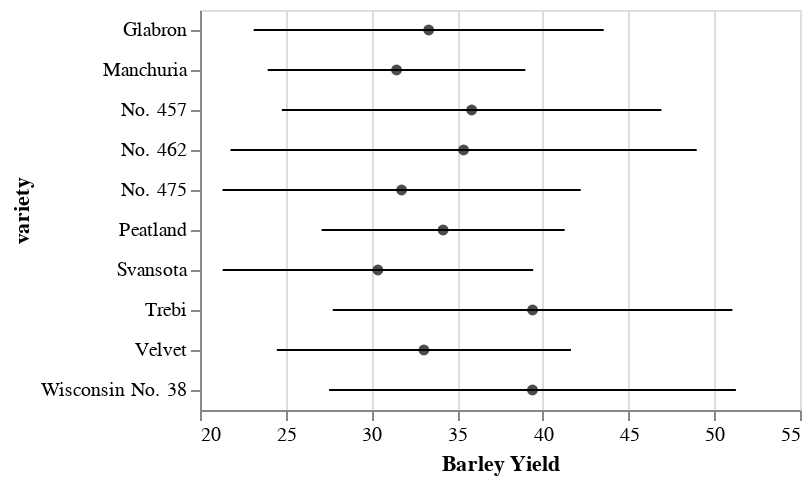

The code cell stored with this chart in its notebook:
### Markdown cell above
#### Error Bars showing Standard Deviation

### Code cell
dataset("barley") |> vl"""
{
  "$schema": "https://vega.github.io/schema/vega-lite/v2.json",
  "transform": [
    {
      "aggregate": [
        {"op": "mean", "field": "yield", "as": "mean"},
        {"op": "stdev", "field": "yield", "as": "stdev"}
      ],
      "groupby": ["variety"]
    },
    {
      "calculate": "datum.mean-datum.stdev",
      "as": "lower"
    },
    {
      "calculate": "datum.mean+datum.stdev",
      "as": "upper"
    }
  ],
  "layer": [{
    "mark": {"type": "point", "filled": true},
    "encoding": {
      "x": {
        "field": "mean", "type": "quantitative",
        "scale": {"zero": false},
        "axis": {"title": "Barley Yield"}
      },
      "y": {"field": "variety", "type": "ordinal"},
      "color": {"value": "black"}
    }
  }, {
    "mark": "rule",
    "encoding": {
      "x": {"field": "upper", "type": "quantitative"},
      "x2": {"field": "lower", "type": "quantitative"},
      "y": {"field": "variety", "type": "ordinal"}
    }
  }]
}
"""

### Figure 1 — Vega-Lite specification as saved in the notebook (floating-point values rounded to 4 significant figures)
{"$schema": "https://vega.github.io/schema/vega-lite/v2.json", "data": {"values": [{"site": "University Farm", "variety": "Manchuria", "year": 1931, "yield": 27}, {"site": "Waseca", "variety": "Manchuria", "year": 1931, "yield": 48.87}, {"site": "Morris", "variety": "Manchuria", "year": 1931, "yield": 27.43}, {"site": "Crookston", "variety": "Manchuria", "year": 1931, "yield": 39.93}, {"site": "Grand Rapids", "variety": "Manchuria", "year": 1931, "yield": 32.97}, {"site": "Duluth", "variety": "Manchuria", "year": 1931, "yield": 28.97}, {"site": "University Farm", "variety": "Glabron", "year": 1931, "yield": 43.07}, {"site": "Waseca", "variety": "Glabron", "year": 1931, "yield": 55.2}, {"site": "Morris", "variety": "Glabron", "year": 1931, "yield": 28.77}, {"site": "Crookston", "variety": "Glabron", "year": 1931, "yield": 38.13}, {"site": "Grand Rapids", "variety": "Glabron", "year": 1931, "yield": 29.13}, {"site": "Duluth", "variety": "Glabron", "year": 1931, "yield": 29.67}, {"site": "University Farm", "variety": "Svansota", "year": 1931, "yield": 35.13}, {"site": "Waseca", "variety": "Svansota", "year": 1931, "yield": 47.33}, {"site": "Morris", "variety": "Svansota", "year": 1931, "yield": 25.77}, {"site": "Crookston", "variety": "Svansota", "year": 1931, "yield": 40.47}, {"site": "Grand Rapids", "variety": "Svansota", "year": 1931, "yield": 29.67}, {"site": "Duluth", "variety": "Svansota", "year": 1931, "yield": 25.7}, {"site": "University Farm", "variety": "Velvet", "year": 1931, "yield": 39.9}, {"site": "Waseca", "variety": "Velvet", "year": 1931, "yield": 50.23}, {"site": "Morris", "variety": "Velvet", "year": 1931, "yield": 26.13}, {"site": "Crookston", "variety": "Velvet", "year": 1931, "yield": 41.33}, {"site": "Grand Rapids", "variety": "Velvet", "year": 1931, "yield": 23.03}, {"site": "Duluth", "variety": "Velvet", "year": 1931, "yield": 26.3}, {"site": "University Farm", "variety": "Trebi", "year": 1931, "yield": 36.57}, {"site": "Waseca", "variety": "Trebi", "year": 1931, "yield": 63.83}, {"site": "Morris", "variety": "Trebi", "year": 1931, "yield": 43.77}, {"site": "Crookston", "variety": "Trebi", "year": 1931, "yield": 46.93}, {"site": "Grand Rapids", "variety": "Trebi", "year": 1931, "yield": 29.77}, {"site": "Duluth", "variety": "Trebi", "year": 1931, "yield": 33.93}, {"site": "University Farm", "variety": "No. 457", "year": 1931, "yield": 43.27}, {"site": "Waseca", "variety": "No. 457", "year": 1931, "yield": 58.1}, {"site": "Morris", "variety": "No. 457", "year": 1931, "yield": 28.7}, {"site": "Crookston", "variety": "No. 457", "year": 1931, "yield": 45.67}, {"site": "Grand Rapids", "variety": "No. 457", "year": 1931, "yield": 32.17}, {"site": "Duluth", "variety": "No. 457", "year": 1931, "yield": 33.6}, {"site": "University Farm", "variety": "No. 462", "year": 1931, "yield": 36.6}, {"site": "Waseca", "variety": "No. 462", "year": 1931, "yield": 65.77}, {"site": "Morris", "variety": "No. 462", "year": 1931, "yield": 30.37}, {"site": "Crookston", "variety": "No. 462", "year": 1931, "yield": 48.57}, {"site": "Grand Rapids", "variety": "No. 462", "year": 1931, "yield": 24.93}, {"site": "Duluth", "variety": "No. 462", "year": 1931, "yield": 28.1}, {"site": "University Farm", "variety": "Peatland", "year": 1931, "yield": 32.77}, {"site": "Waseca", "variety": "Peatland", "year": 1931, "yield": 48.57}, {"site": "Morris", "variety": "Peatland", "year": 1931, "yield": 29.87}, {"site": "Crookston", "variety": "Peatland", "year": 1931, "yield": 41.6}, {"site": "Grand Rapids", "variety": "Peatland", "year": 1931, "yield": 34.7}, {"site": "Duluth", "variety": "Peatland", "year": 1931, "yield": 32}, {"site": "University Farm", "variety": "No. 475", "year": 1931, "yield": 24.67}, {"site": "Waseca", "variety": "No. 475", "year": 1931, "yield": 46.77}, {"site": "Morris", "variety": "No. 475", "year": 1931, "yield": 22.6}, {"site": "Crookston", "variety": "No. 475", "year": 1931, "yield": 44.1}, {"site": "Grand Rapids", "variety": "No. 475", "year": 1931, "yield": 19.7}, {"site": "Duluth", "variety": "No. 475", "year": 1931, "yield": 33.07}, {"site": "University Farm", "variety": "Wisconsin No. 38", "year": 1931, "yield": 39.3}, {"site": "Waseca", "variety": "Wisconsin No. 38", "year": 1931, "yield": 58.8}, {"site": "Morris", "variety": "Wisconsin No. 38", "year": 1931, "yield": 29.47}, {"site": "Crookston", "variety": "Wisconsin No. 38", "year": 1931, "yield": 49.87}, {"site": "Grand Rapids", "variety": "Wisconsin No. 38", "year": 1931, "yield": 34.47}, {"site": "Duluth", "variety": "Wisconsin No. 38", "year": 1931, "yield": 31.6}, {"site": "University Farm", "variety": "Manchuria", "year": 1932, "yield": 26.9}, {"site": "Waseca", "variety": "Manchuria", "year": 1932, "yield": 33.47}, {"site": "Morris", "variety": "Manchuria", "year": 1932, "yield": 34.37}, {"site": "Crookston", "variety": "Manchuria", "year": 1932, "yield": 32.97}, {"site": "Grand Rapids", "variety": "Manchuria", "year": 1932, "yield": 22.13}, {"site": "Duluth", "variety": "Manchuria", "year": 1932, "yield": 22.57}, {"site": "University Farm", "variety": "Glabron", "year": 1932, "yield": 36.8}, {"site": "Waseca", "variety": "Glabron", "year": 1932, "yield": 37.73}, {"site": "Morris", "variety": "Glabron", "year": 1932, "yield": 35.13}, {"site": "Crookston", "variety": "Glabron", "year": 1932, "yield": 26.17}, {"site": "Grand Rapids", "variety": "Glabron", "year": 1932, "yield": 14.43}, {"site": "Duluth", "variety": "Glabron", "year": 1932, "yield": 25.87}, {"site": "University Farm", "variety": "Svansota", "year": 1932, "yield": 27.43}, {"site": "Waseca", "variety": "Svansota", "year": 1932, "yield": 38.5}, {"site": "Morris", "variety": "Svansota", "year": 1932, "yield": 35.03}, {"site": "Crookston", "variety": "Svansota", "year": 1932, "yield": 20.63}, {"site": "Grand Rapids", "variety": "Svansota", "year": 1932, "yield": 16.63}, {"site": "Duluth", "variety": "Svansota", "year": 1932, "yield": 22.23}, {"site": "University Farm", "variety": "Velvet", "year": 1932, "yield": 26.8}, {"site": "Waseca", "variety": "Velvet", "year": 1932, "yield": 37.4}, {"site": "Morris", "variety": "Velvet", "year": 1932, "yield": 38.83}, {"site": "Crookston", "variety": "Velvet", "year": 1932, "yield": 32.07}, {"site": "Grand Rapids", "variety": "Velvet", "year": 1932, "yield": 32.23}, {"site": "Duluth", "variety": "Velvet", "year": 1932, "yield": 22.47}, {"site": "University Farm", "variety": "Trebi", "year": 1932, "yield": 29.07}, {"site": "Waseca", "variety": "Trebi", "year": 1932, "yield": 49.23}, {"site": "Morris", "variety": "Trebi", "year": 1932, "yield": 46.63}, {"site": "Crookston", "variety": "Trebi", "year": 1932, "yield": 41.83}, {"site": "Grand Rapids", "variety": "Trebi", "year": 1932, "yield": 20.63}, {"site": "Duluth", "variety": "Trebi", "year": 1932, "yield": 30.6}, {"site": "University Farm", "variety": "No. 457", "year": 1932, "yield": 26.43}, {"site": "Waseca", "variety": "No. 457", "year": 1932, "yield": 42.2}, {"site": "Morris", "variety": "No. 457", "year": 1932, "yield": 43.53}, {"site": "Crookston", "variety": "No. 457", "year": 1932, "yield": 34.33}, {"site": "Grand Rapids", "variety": "No. 457", "year": 1932, "yield": 19.47}, {"site": "Duluth", "variety": "No. 457", "year": 1932, "yield": 22.7}, {"site": "University Farm", "variety": "No. 462", "year": 1932, "yield": 25.57}, {"site": "Waseca", "variety": "No. 462", "year": 1932, "yield": 44.7}, {"site": "Morris", "variety": "No. 462", "year": 1932, "yield": 47}, {"site": "Crookston", "variety": "No. 462", "year": 1932, "yield": 30.53}, {"site": "Grand Rapids", "variety": "No. 462", "year": 1932, "yield": 19.9}, {"site": "Duluth", "variety": "No. 462", "year": 1932, "yield": 22.5}, {"site": "University Farm", "variety": "Peatland", "year": 1932, "yield": 28.07}, {"site": "Waseca", "variety": "Peatland", "year": 1932, "yield": 36.03}, {"site": "Morris", "variety": "Peatland", "year": 1932, "yield": 43.2}, {"site": "Crookston", "variety": "Peatland", "year": 1932, "yield": 25.23}, {"site": "Grand Rapids", "variety": "Peatland", "year": 1932, "yield": 26.77}, {"site": "Duluth", "variety": "Peatland", "year": 1932, "yield": 31.37}, {"site": "University Farm", "variety": "No. 475", "year": 1932, "yield": 30}, {"site": "Waseca", "variety": "No. 475", "year": 1932, "yield": 41.27}, {"site": "Morris", "variety": "No. 475", "year": 1932, "yield": 44.23}, {"site": "Crookston", "variety": "No. 475", "year": 1932, "yield": 32.13}, {"site": "Grand Rapids", "variety": "No. 475", "year": 1932, "yield": 15.23}, {"site": "Duluth", "variety": "No. 475", "year": 1932, "yield": 27.37}, {"site": "University Farm", "variety": "Wisconsin No. 38", "year": 1932, "yield": 38}, {"site": "Waseca", "variety": "Wisconsin No. 38", "year": 1932, "yield": 58.17}, {"site": "Morris", "variety": "Wisconsin No. 38", "year": 1932, "yield": 47.17}, {"site": "Crookston", "variety": "Wisconsin No. 38", "year": 1932, "yield": 35.9}, {"site": "Grand Rapids", "variety": "Wisconsin No. 38", "year": 1932, "yield": 20.67}, {"site": "Duluth", "variety": "Wisconsin No. 38", "year": 1932, "yield": 29.33}]}, "layer": [{"encoding": {"color": {"value": "black"}, "x": {"axis": {"title": "Barley Yield"}, "field": "mean", "scale": {"zero": false}, "type": "quantitative"}, "y": {"field": "variety", "type": "ordinal"}}, "mark": {"filled": true, "type": "point"}}, {"encoding": {"x": {"field": "upper", "type": "quantitative"}, "x2": {"field": "lower", "type": "quantitative"}, "y": {"field": "variety", "type": "ordinal"}}, "mark": "rule"}], "transform": [{"aggregate": [{"as": "mean", "field": "yield", "op": "mean"}, {"as": "stdev", "field": "yield", "op": "stdev"}], "groupby": ["variety"]}, {"as": "lower", "calculate": "datum.mean-datum.stdev"}, {"as": "upper", "calculate": "datum.mean+datum.stdev"}]}
